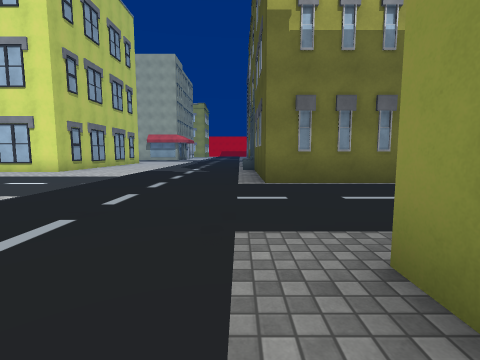
view 1 (above)

24 first-person views from a walk through a 3-D level made in the Unity game engine. The camera is 1.3 m above the floor, tilts 6° down and sees 85° across. The floor is counted in squares, 2 m on a side. Each view is taken from the middle of a square. On the plan, view 1 faces up. The plan holds only what a view shows up to about 9 squares ahead; the rest is blank. The place goes on beyond the plan. The player character is not drawn. Some surface patterns are stand-ins.

view 2
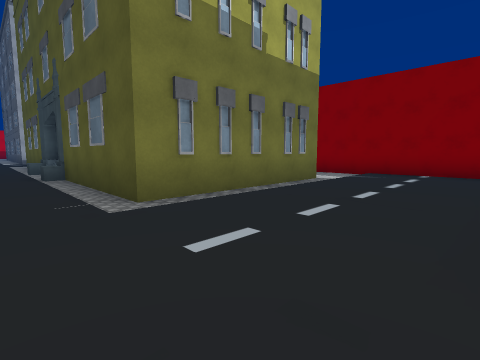

view 3
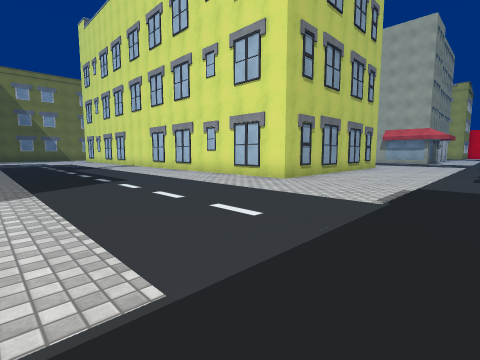

view 4
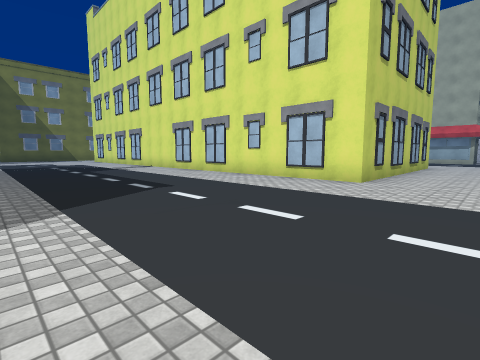

view 5
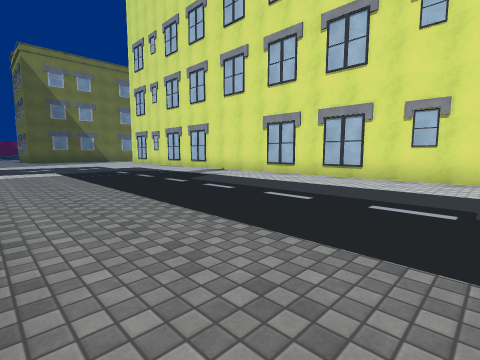

view 6
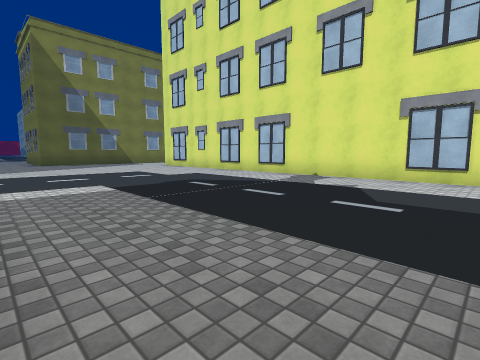

view 7
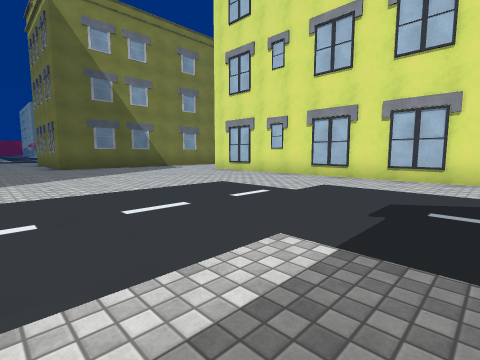

view 8
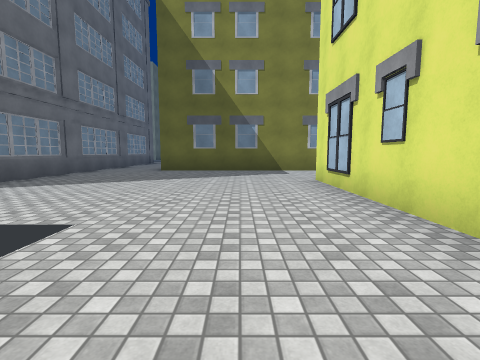

view 9
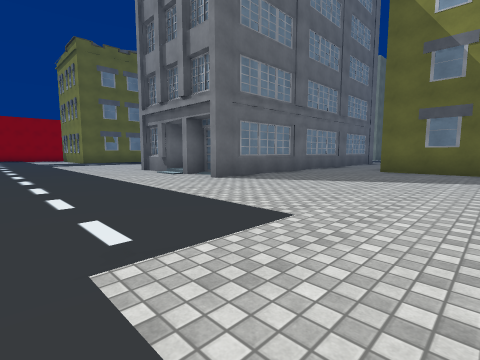

view 10
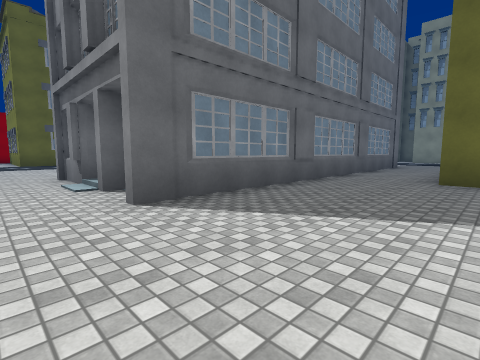

view 11
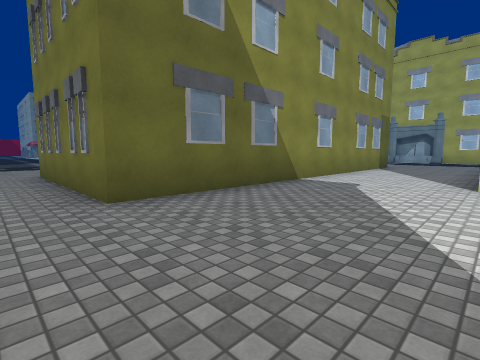

view 12
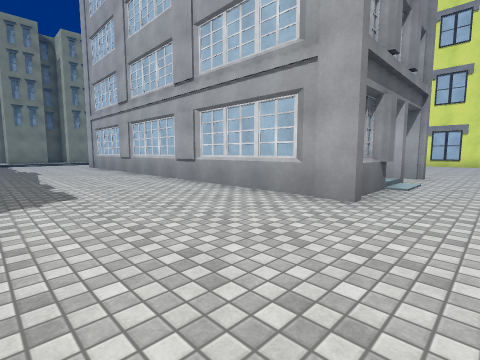

view 13
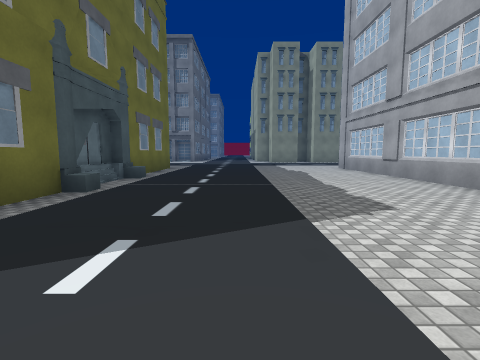

view 14
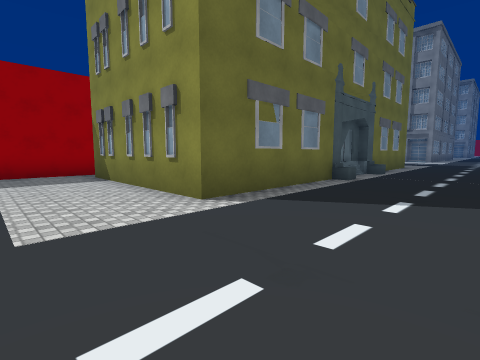

view 15
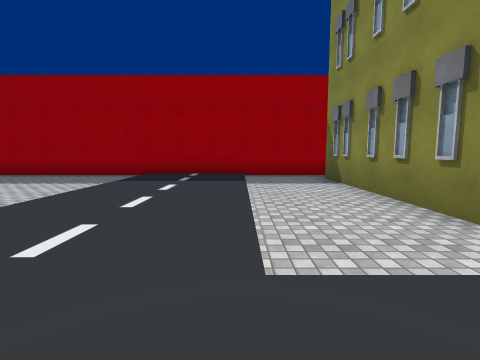

view 16
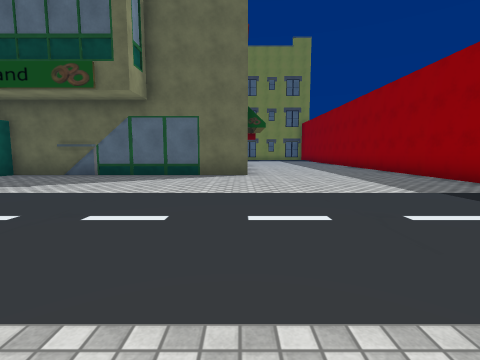

view 17
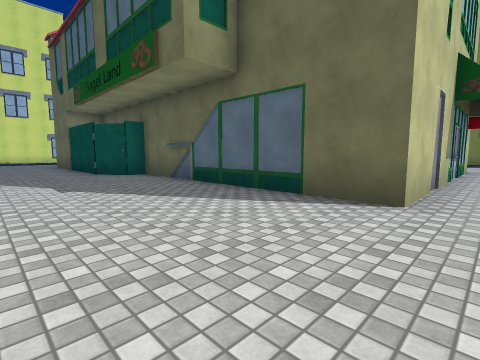

view 18
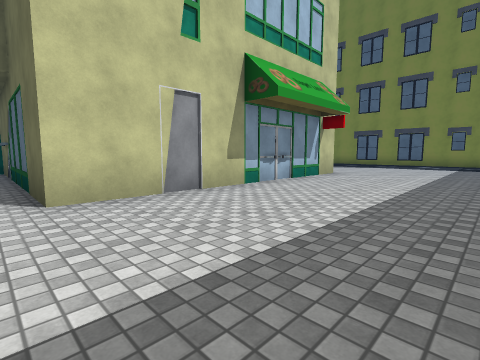

view 19
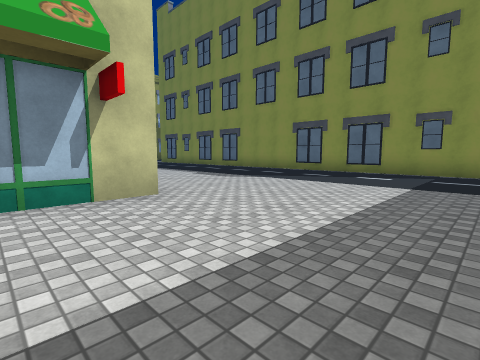

view 20
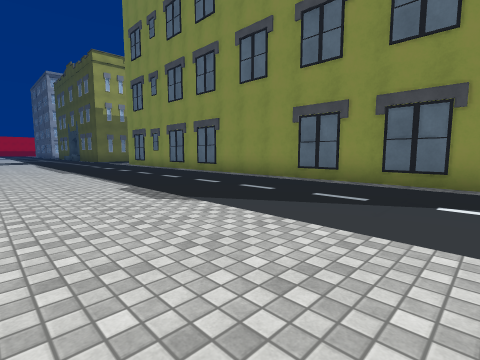

view 21
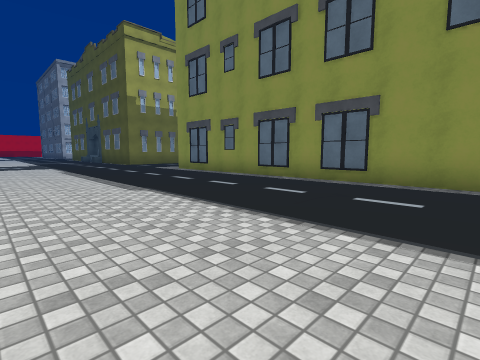

view 22
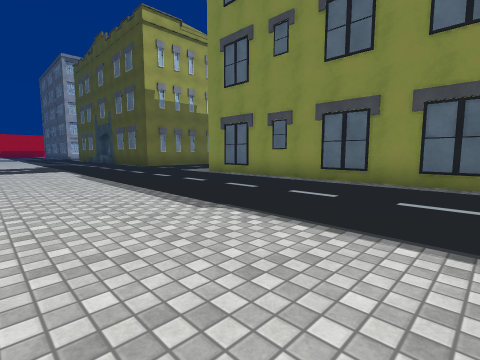

view 23
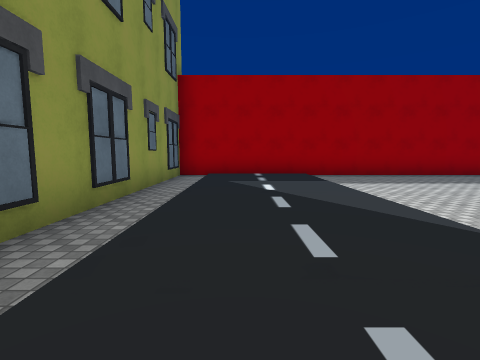

view 24
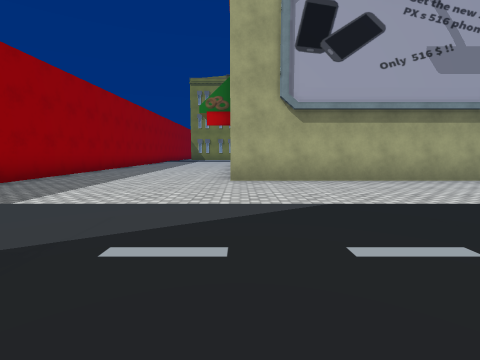

### Floor plan
Key: @ floor where view 1 was taken; # wall or solid block; . floor; / step, stairs or slope; B building.
Columns run from 33 left of view 1 to 8 right of it. Each row starts with its distance up from view 1.
 14                            #...
 13        ..                  #...  B#
 12      #...                  #.... .#
 11      #...                  #......#
 10      #...                  #.....B#
  9      #...###################......#
  8      #............................#
  7      #............................#
  6      #............................#####..#
  5      #...................................#
  4 .#####...................................#
  3 .........................................#
  2    ########...............  .............#
  1           #.....            ......#
  0           #.....            .....@#
 -1          ##.....            ......#
 -2   ########B..... ..#        ......#
 -3   ............. ...#        ......#
 -4   ............. ...##       ......#
 -5   ...........   ....#      #......#
 -6   ...........   ....#      #......#
 -7   ............  ....#      #......#
 -8   ............ .....#      #......#
 -9   ..................#      #......#
-10   ###/B####.........#      #......#
-11     ##     .........########......#
-12            .......................#
-13            .......................#
-14            .......................#
-15            .......................#
-16           ############  ###########

Positions as (right, up) in squares from view 1, and headings:
1: (0, 0), facing up
2: (-1, 2), facing up-right
3: (-2, 3), facing up-left
4: (-4, 3), facing up-left
5: (-8, 2), facing up-left
6: (-12, 2), facing up-left
7: (-16, 2), facing up-left
8: (-18, 7), facing left
9: (-18, 7), facing down-left
10: (-21, 5), facing down-left
11: (-24, 3), facing up-left
12: (-21, -6), facing up-left
13: (-22, -7), facing left
14: (-20, -7), facing down-left
15: (-20, -8), facing down
16: (-21, -11), facing right
17: (-17, -12), facing up-right
18: (-14, -15), facing up-right
19: (-8, -15), facing up-right
20: (-5, -13), facing up-right
21: (-5, -8), facing up-right
22: (-5, -6), facing up-right
23: (-1, -8), facing down
24: (0, -11), facing left
